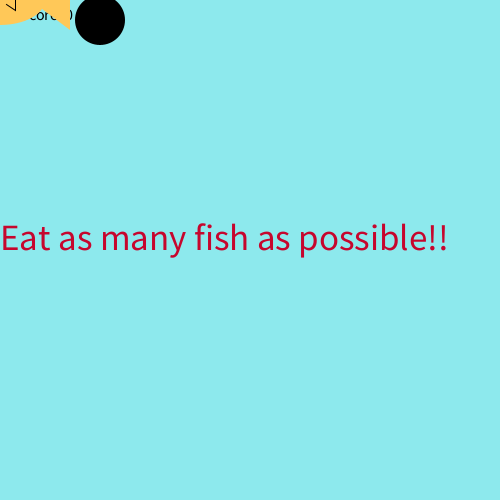
Frame 1 (no input)
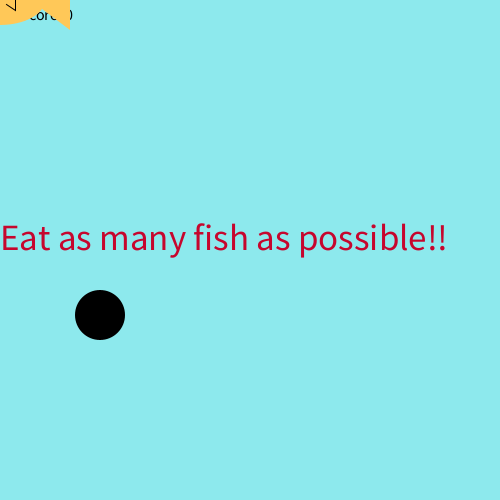
Frame 60 (the mouse pressed at the canvas centre just before this capture)
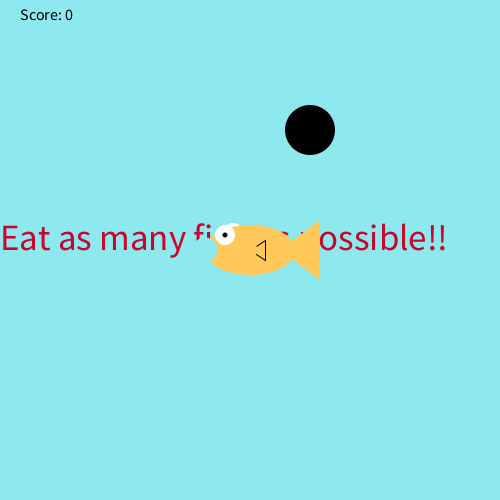
Frame 120 (the mouse held since frame 60 and released just before this capture)

The Processing sketch that drew these frames (run headless with seeded random() and noise(); from frame 60 on, the mouse is pressed at the canvas centre):

// Processing sketch: Sketcy_fish_game
// ── Sketcy_fish_game.pde
int foodX = 100;
int foodY = 20;
int score = 0;
void setup(){
  size(500,500);
  
}
void draw(){
  
  background(141,233,237);
  fill(#C6062D);
    textSize(37); //if it’s not big enough
text("Eat as many fish as possible!!", 0, 250);
  fill(#FF9F03);
  noStroke();
  fill(0, 0, 0);
textSize(16);
text("Score: " + score, 20, 20);
  ellipse(foodX, foodY, 50, 50);
  drawFish();
  foodY+=5 + score;
  if(foodY > 500)
  {
   foodY = 20; 
   foodX = (int) random(width-20);
  }

  checkCatch(foodX, foodY);
  
  if(score >= 150)
  {
    fill(#C6062D);
    textSize(50); //if it’s not big enough
text("You Win!!", 250, 250);
  }
  
  
  
  
}
void drawFish(){

     noStroke();
     fill(255,255,255);
     ellipse(mouseX-17,mouseY-17,20,20); //back side eye
     fill(255,200,88);
     ellipse(mouseX,mouseY,90,50 + score); //body
     triangle(mouseX+30,mouseY,mouseX+70,mouseY+30,mouseX+70,mouseY-30); //tail
     stroke(0);
     triangle(mouseX,mouseY,mouseX+15,mouseY+10,mouseX+15,mouseY-10); //side fin
     noStroke();
     fill(255,200,88);
     ellipse(mouseX,mouseY,15,15); //side fin cover
     noStroke();
     fill(255,255,255);
     ellipse(mouseX-25,mouseY-15,20,20); //front eye
     fill(0,0,0);
     ellipse(mouseX-25,mouseY-15,5,5); //pupil
     fill(141,233,237);
     ellipse(mouseX-45,mouseY,25,25); //mouth
}
void checkCatch(int x, int y){
     if(x > mouseX && x < mouseX+70){
          if(y > mouseY-17 && y < mouseY+30){
               score++;
               foodY = 20; //if the food was eaten, make more food fall from the top
               foodX = (int) random(width-20);
          }
     }
     else if (foodY > height && score > 0){
          score--;
     }
}
